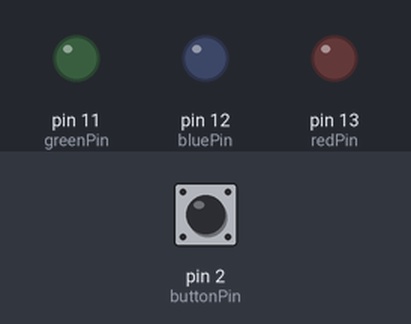
Bench run of a sketch on a simulated Arduino Uno, built with avr-gcc and run on an emulated ATmega328P. On the bench: output pins drawn as LEDs (lit = HIGH). The inputs (shaded band) are chosen by the test bench; at power-on: pin 2 (buttonPin) HIGH.

Above: at 1.2 s.
1.3 s: pin 2 (buttonPin) pulled LOW for 0.15 s
At 2.1 s:
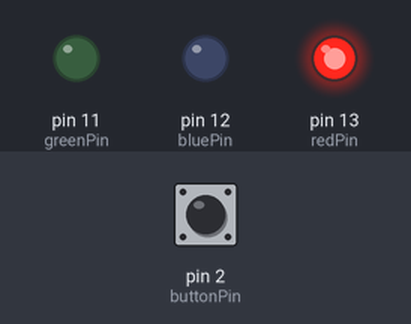
4.4 s: pin 2 (buttonPin) pulled LOW for 1 s
At 5.6 s:
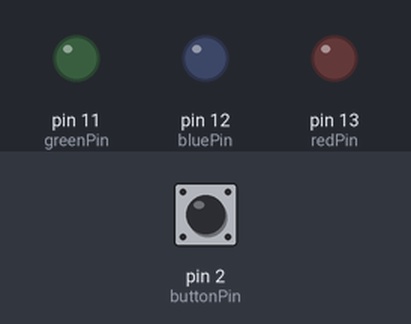
6.9 s: pin 2 (buttonPin) pulled LOW for 0.15 s
At 9.7 s:
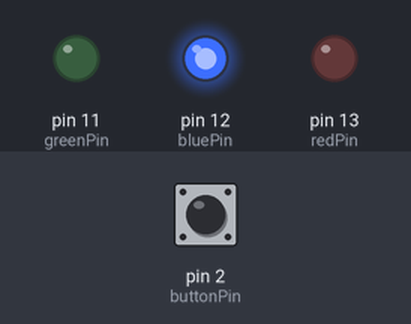
10.0 s: pin 2 (buttonPin) pulled LOW for 3.2 s
At 11.1 s:
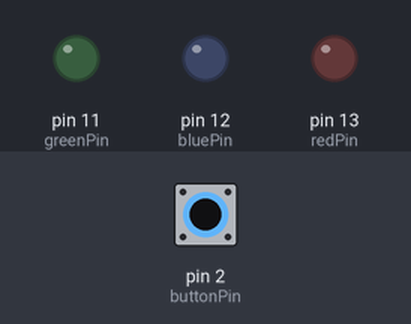
14.7 s: pin 2 (buttonPin) pulled LOW for 0.15 s
At 20.1 s:
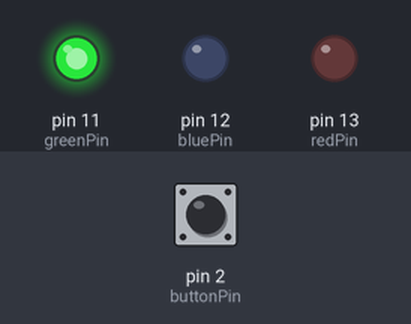
Timing chart, 0 to 21.8 s (numbered marks = the images above; inputs shaded):
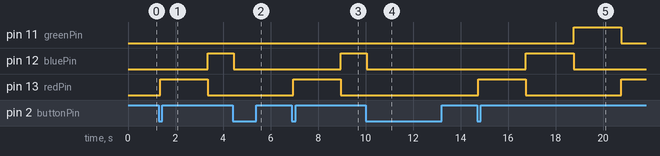

Measured:
- after the input at 1.3 s, pin 12 (bluePin): LOW → HIGH after 2.0 s; pin 13 (redPin): LOW → HIGH after 0.05 s, → LOW 2.0 s later
- after the input at 4.4 s, pin 11 (greenPin): stays LOW (without the input it goes to HIGH after 0.95 s); pin 12 (bluePin): HIGH → LOW after 0.05 s instead of 0.95 s
- after the input at 6.9 s, pin 12 (bluePin): LOW → HIGH after 2.0 s; pin 13 (redPin): LOW → HIGH after 0.05 s, → LOW 2.0 s later
- after the input at 10.0 s, pin 11 (greenPin): stays LOW (without the input it goes to HIGH after 0.95 s); pin 12 (bluePin): HIGH → LOW after 0.05 s instead of 0.95 s; pin 13 (redPin): stays LOW (without the input it goes to HIGH after 2.9 s)
- after the input at 14.7 s, pin 11 (greenPin): LOW → HIGH after 4.0 s, → LOW 2.0 s later; pin 12 (bluePin): LOW → HIGH after 2.0 s, → LOW 2.0 s later; pin 13 (redPin): LOW → HIGH after 0.05 s, → LOW 2.0 s later, → HIGH 4.0 s later

The sketch:

3led-toggle.ino
```cpp
// 3led-switch — click the button to START the color cycle, click again to STOP.
//
// this is a TOGGLE: each press flips a running/stopped state. while running,
// red -> blue -> green cycle (2s each, non-blocking). while stopped, all off.
//
// two ideas make a clean toggle:
//   edge detection — act only on the moment of press (HIGH -> LOW), not the
//     whole time it's held, so one press = one toggle.
//   debouncing — a button's contacts bounce for a few ms; we ignore changes
//     until the reading is stable, so one click isn't read as several.
//
// button wiring: one leg -> pin 2, diagonal leg -> GND. internal pull-up,
// so a pressed button reads LOW.

const int redPin    = 13;   // red LED (also lights the on-board LED)
const int bluePin   = 12;   // blue LED
const int greenPin  = 11;   // green LED
const int buttonPin = 2;    // pushbutton

const unsigned long interval     = 2000;   // ms each color stays on
const unsigned long debounceDelay = 50;    // ms the reading must be stable

bool running = false;          // is the cycle currently running?
int phase = 0;                 // 0 = red, 1 = blue, 2 = green
unsigned long phaseStart = 0;  // when the current color started

int lastReading = HIGH;              // previous raw button reading
int buttonState = HIGH;              // debounced, stable button state
unsigned long lastDebounceTime = 0;  // when the raw reading last changed

void setup() {
  pinMode(redPin, OUTPUT);
  pinMode(bluePin, OUTPUT);
  pinMode(greenPin, OUTPUT);
  pinMode(buttonPin, INPUT_PULLUP);
}

void loop() {
  // --- read + debounce the button ---
  int reading = digitalRead(buttonPin);
  if (reading != lastReading) {
    lastDebounceTime = millis();          // raw reading changed -> restart the timer
  }
  if (millis() - lastDebounceTime >= debounceDelay) {
    // the reading has held steady long enough, so trust it
    if (reading != buttonState) {
      buttonState = reading;
      if (buttonState == LOW) {           // a fresh press (HIGH -> LOW)
        running = !running;               // TOGGLE start/stop
        phase = 0;                        // always begin the cycle at red
        phaseStart = millis();
      }
    }
  }
  lastReading = reading;

  // --- run the cycle, or hold everything off ---
  if (running) {
    if (millis() - phaseStart >= interval) {
      phaseStart = millis();
      phase = (phase + 1) % 3;            // red -> blue -> green -> red
    }
    digitalWrite(redPin,   phase == 0 ? HIGH : LOW);
    digitalWrite(bluePin,  phase == 1 ? HIGH : LOW);
    digitalWrite(greenPin, phase == 2 ? HIGH : LOW);
  } else {
    digitalWrite(redPin, LOW);
    digitalWrite(bluePin, LOW);
    digitalWrite(greenPin, LOW);
  }
}
```
